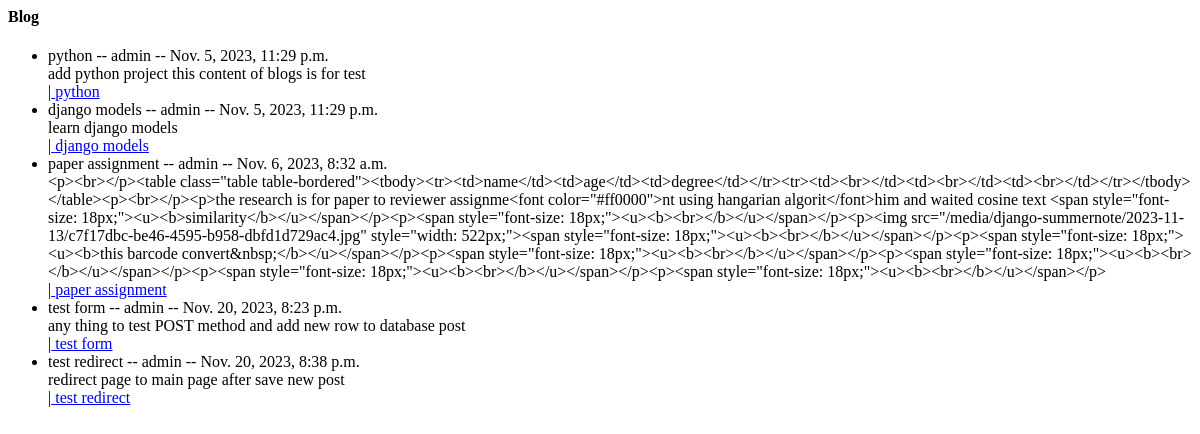
The app's page /posts/, older data.
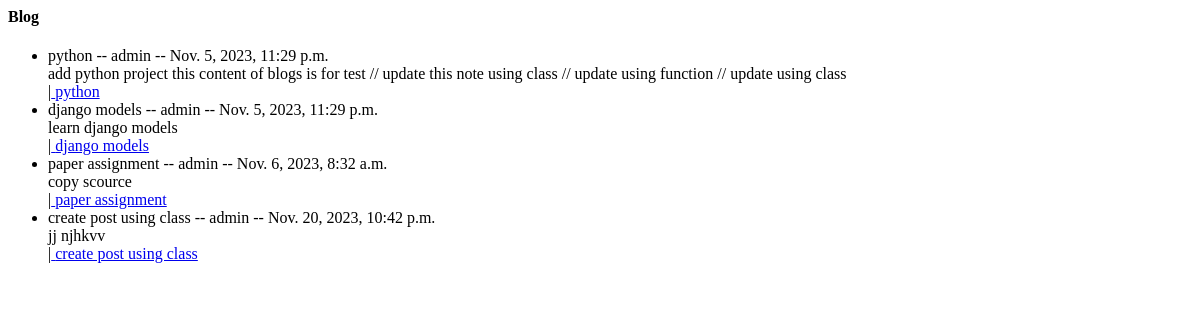
The same page, newer data.
### posts/models.py (models this page shows)
class Posts(models.Model):
    auther = models.ForeignKey(User,related_name='post_auther',on_delete=models.CASCADE)
    title = models.CharField(max_length=100)
    content = models.TextField(max_length=20000)
    draft = models.BooleanField(default=True)
    publish_date = models.DateTimeField(default=timezone.now)
    image = models.ImageField(upload_to='post')
    category = models.ForeignKey('Category',related_name='post_category',on_delete=models.SET_NULL,null=True)
    tags = TaggableManager()
    def __str__(self):
        return self.title

### posts/views.py (the view)
# urls.py: path('posts/',post_list),
def post_list(request):
    data = Posts.objects.all() # هنا قمنا بانشاء نسخة من الكلاس ونجلب جميع البيانات في لست
    context = {
    'ali': data
    }
    return render(request,'posts/posts_list.html',context)

### posts/templates/posts/posts_list.html
<h4>Blog</h4>
<ul>
{% for post in ali  %}
  <li>
    {{post.title}} -- {{post.auther}} -- {{post.publish_date}}
       <br> {{post.content}}
       <br>
   |<a href="/posts/{{post.id}}"> {{post}}</a>
  </li>
    {% endfor %}
</ul>

Row changes from the older to the newer data that the page shows:
removed Posts: title "test form", auther "admin", publish_date "Nov. 20, 2023, 8:23 p.m.", content "any thing to test POST method and add new row to database post"
removed Posts: title "test redirect", auther "admin", publish_date "Nov. 20, 2023, 8:38 p.m.", content "redirect page to main page after save new post"
changed Posts "python": content "add python project this content of blogs is for test" → "add python project this content of blogs is for test // update this note using class // update using function // update using class"
changed Posts "paper assignment": content "<p><br></p><table class=\"table table-bordered\"><tbody><tr><td>name</td><td>age</td><td>degree</td></tr><tr><td><br></td><td><br></td><td><br></td></tr></tbody></table><p><br></p><p>the research is for paper to reviewer assignme<font color=\"#ff0000\">nt using hangarian algorit</font>him and waited cosine text <span style=\"font-size: 18px;\"><u><b>similarity</b></u></span></p><p><span style=\"font-size: 18px;\"><u><b><br></b></u></span></p><p><img src=\"/media/django-summernote/2023-11-13/c7f17dbc-be46-4595-b958-dbfd1d729ac4.jpg\" style=\"width: 522px;\"><span style=\"font-size: 18px;\"><u><b><br></b></u></span></p><p><span style=\"font-size: 18px;\"><u><b>this barcode…" → "copy scource"
added Posts: title "create post using class", auther "admin", publish_date "Nov. 20, 2023, 10:42 p.m.", content "jj njhkvv"
